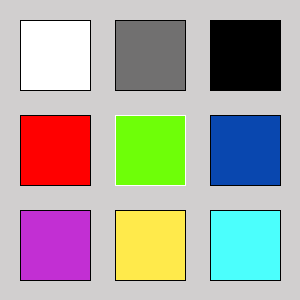
Frame 1 (no input)
Frame 60 (the mouse pressed at the canvas centre just before this capture): identical to frame 1, image omitted
Frame 120 (the mouse held since frame 60 and released just before this capture): identical to frame 1, image omitted

The Processing sketch that drew this single still picture (run headless with seeded random() and noise(); from frame 60 on, the mouse is pressed at the canvas centre):

// Processing sketch: processing_165221
// ── processing_165221.pde

 int i;
 int j;

void setup() {
size(300,300);
background(209,207,207);


}

void draw() {

// (1,1)
fill(255,255,255);
stroke(0);
//strokeWeight(1);
rect(20,20,70,70);

// (1,2)
fill(113,112,112);
stroke(0);
//strokeWeight(1);
rect(115,20,70,70);

// (1,3)
fill(0,0,0);
stroke(0);
//strokeWeight(2);
rect(210,20,70,70);

// (2,1)
fill(255,0,0);
stroke(0);
//strokeWeight(2);
rect(20,115,70,70);

// (2,2)
fill(110,255,8);
stroke(255);
//strokeWeight(2);
rect(115,115,70,70);

// (2,3)
fill(9,71,175);
stroke(0);
//strokeWeight(2);
rect(210,115,70,70);

// (3,1)
fill(194,47,211);
stroke(0);
//strokeWeight(2);
rect(20,210,70,70);

// (3,2)
fill(255,234,75);
stroke(0);
//strokeWeight(2);
rect(115,210,70,70);

// (3,3)
fill(75,255,253);
stroke(0);
//strokeWeight(2);
rect(210,210,70,70);

}
